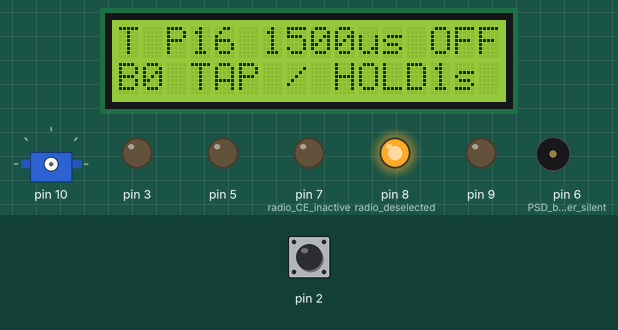
Simulated run of this sketch. Board: Arduino Uno, built with avr-gcc and run on an emulated ATmega328P. Parts: 16×2 character LCD, servo, output pins drawn as LEDs (lit = HIGH), buzzer (waves = sounding, pin HIGH). The test bench sets the inputs (shaded band); at power-on: pin 2 HIGH. Servo pulses on a pin are drawn as a servo (544–2400 µs = 0–180°); what the sketch prints to the serial monitor is not drawn.

Above: at 1.2 s.
1.3 s: pin 2 pulled LOW for 3.2 s
At 3.8 s:
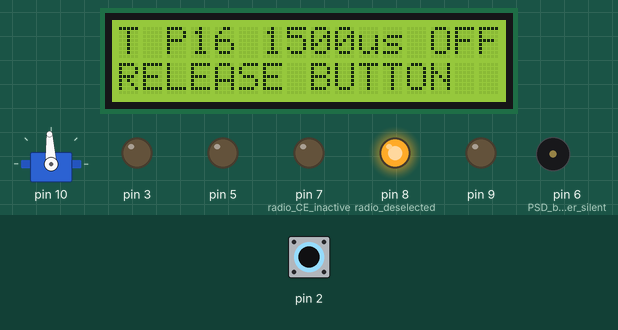
6.0 s: pin 2 pulled LOW for 0.15 s
At 6.17 s:
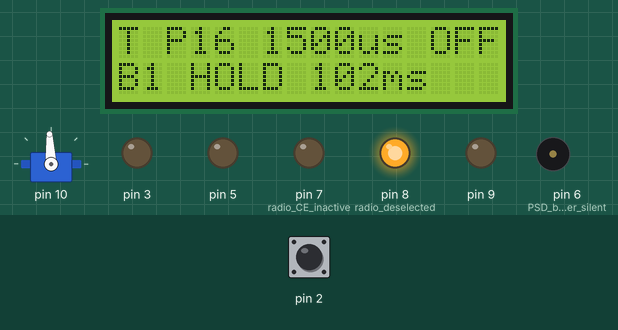
7.7 s: pin 2 pulled LOW for 1 s
At 7.76 s:
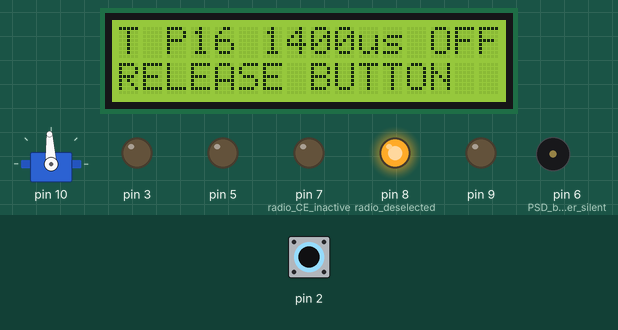
10.2 s: pin 2 pulled LOW for 0.15 s
At 11.6 s:
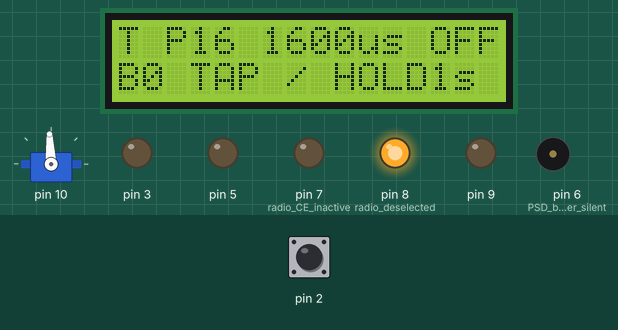
11.9 s: pin 2 pulled LOW for 3.2 s
At 13.86 s:
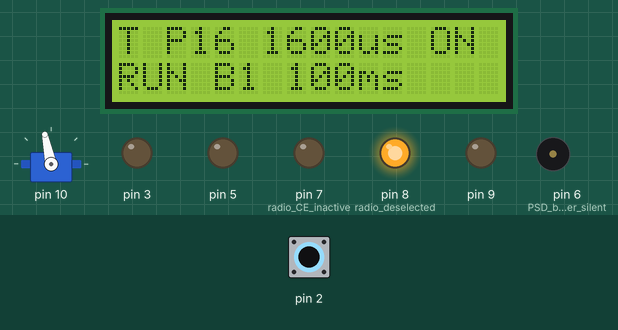
16.6 s: pin 2 pulled LOW for 0.15 s
At 17.7 s:
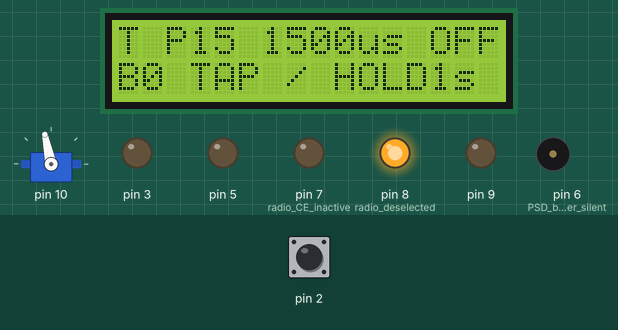
Timing chart, 0 to 19.3 s (numbered marks = the images above; inputs shaded):
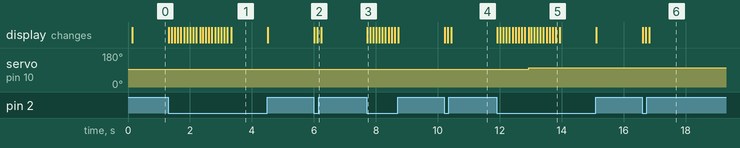

The sketch:

train_actuator_test.ino
```cpp
// TRAIN ONLY: D3 is motor PWM. Never upload this sketch to PSD.
// Control button: DIP pin 4 (Arduino D2) -> button -> GND.
// Tap to select, hold 1 second to run. Release stops. No A3/KW11 needed.
#define BENCH_TRAIN 1
#include "actuator_bench.h"
```

actuator_bench.h
```cpp
#ifndef ACTUATOR_BENCH_H
#define ACTUATOR_BENCH_H
#include <Arduino.h>
#include <Wire.h>
#include <LiquidCrystal_I2C.h>
#include <util/atomic.h>
#include <stdio.h>
#include "lcd_safe.h"

#if !defined(__AVR_ATmega328P__) || F_CPU != 16000000UL
#error "This bench sketch requires ATmega328P at 16 MHz (Arduino Uno)."
#endif
#if BENCH_TRAIN != 0 && BENCH_TRAIN != 1
#error "BENCH_TRAIN must be 0 (PSD) or 1 (TRAIN)."
#endif
#if BENCH_TRAIN != 1
#error "This one-button bench is TRAIN only. Use the separate PSD sketch."
#endif

// No radio, Hall/FSM decisions, virtual-door permission or EEPROM calibration.
// ONE button: DIP physical pin 4 = Arduino D2 / PD2, active LOW to GND.
// Short press (<400 ms) selects on release; >=1000 ms runs while held.
// D2 is NOT a separate E-stop in this standalone TRAIN test.
// Existing KW11 (Arduino D4 / DIP 6) and A3 are not used for control.
static const uint8_t MENU_COUNT = BENCH_TRAIN ? 10 : 6;
static const uint16_t SERVO_US[] = {1500, 1400, 1600};
static const uint8_t MOTOR_PWM[] = {80, 120, 160, 200};
static LiquidCrystal_I2C benchLcd(0x27, 16, 2);
static SafeLcd benchScreen(benchLcd);
static uint8_t selected = 0; // DIP 16 first, then DIP 15, then motor
static volatile uint8_t activeOutput = 0; // 0 OFF, 1 D9, 2 D10, 3 motor
static volatile uint8_t framesLeft = 0;
static volatile uint8_t stopReason = 0; // 1 button released, 4 lease
static bool ready = false, trackingPress = false, consumed = false, wasRunning = false;
static bool rawPressed = false, stablePressed = false;
static uint32_t changedAt = 0, heldAt = 0, lastScreen = 0;

// Caller must mask interrupts, or already be inside an ISR.
static void outputsOffUnsafe(uint8_t reason) {
    TCCR1A = _BV(WGM11); // disconnect both servo compare outputs
    PORTB &= ~(_BV(PB1) | _BV(PB2));
#if BENCH_TRAIN
    TCCR2A = _BV(WGM21) | _BV(WGM20); // disconnect motor OC2B
    OCR2B = 0;
    PORTD &= ~_BV(PD3);
#endif
    if (activeOutput) stopReason = reason;
    activeOutput = 0;
    framesLeft = 0;
}
static uint8_t rawStopReason() {
    return (PIND & _BV(PD2)) ? 1 : 0;
}

// 20 ms lease/input check independent of LCD/main-loop progress.
// NOT a physical power cut; cannot protect against MCU/interrupt failure.
ISR(TIMER1_OVF_vect) {
    if (!activeOutput) return;
    const uint8_t reason = rawStopReason();
    if (reason) outputsOffUnsafe(reason);
    else if (!framesLeft || --framesLeft == 0) outputsOffUnsafe(4);
}

static void stopOutputs(uint8_t reason) {
    ATOMIC_BLOCK(ATOMIC_RESTORESTATE) { outputsOffUnsafe(reason); }
}
static void beginOutput() {
    ATOMIC_BLOCK(ATOMIC_RESTORESTATE) {
        outputsOffUnsafe(0);
        // Check again after any preceding LCD/serial work.
        if (!rawStopReason()) {
            TCNT1 = 0;
            TIFR1 = _BV(TOV1);
            stopReason = 0;
            if (selected < 6) {
                const uint16_t ticks = SERVO_US[selected % 3] * 2U;
                OCR1A = ticks; OCR1B = ticks;
                activeOutput = selected < 3 ? 2 : 1;
                framesLeft = 50; // at most 1 s of commands
                TCCR1A = _BV(WGM11) | (selected < 3 ? _BV(COM1B1) : _BV(COM1A1));
            }
#if BENCH_TRAIN
            else if (selected < MENU_COUNT) {
                OCR2B = MOTOR_PWM[selected - 6];
                activeOutput = 3;
                framesLeft = 35; // at most 0.7 s, no automatic repeat
                TCCR2A = _BV(WGM21) | _BV(WGM20) | _BV(COM2B1);
            }
#endif
        }
    }
    if (activeOutput) {
        Serial.print(F("START ")); Serial.println(selected);
        wasRunning = true;
    }
}
static void showScreen(uint32_t now) {
    if (uint32_t(now - lastScreen) < 100) return;
    lastScreen = now;
    char top[17], bottom[17];
    const char board = BENCH_TRAIN ? 'T' : 'P';
    if (selected < 6)
        snprintf(top, sizeof(top), "%c P%u %uus %s", board,
                 selected < 3 ? 16U : 15U, SERVO_US[selected % 3], activeOutput ? "ON" : "OFF");
    else
        snprintf(top, sizeof(top), "%c MOTOR %u %s", board,
                 MOTOR_PWM[selected - 6], activeOutput ? "ON" : "OFF");
    if (activeOutput) snprintf(bottom, sizeof(bottom), "RUN B1 %ums", framesLeft * 20U);
    else if (rawPressed && trackingPress && !consumed)
        snprintf(bottom, sizeof(bottom), "B1 HOLD %lums", (unsigned long)(now - heldAt));
    else if (rawPressed) snprintf(bottom, sizeof(bottom), "RELEASE BUTTON");
    else snprintf(bottom, sizeof(bottom), "B0 TAP / HOLD1s");
    benchScreen.show(top, bottom);
}
void setup() {
    // Outputs first, before potentially slow LCD initialization.
    digitalWrite(9, LOW); pinMode(9, OUTPUT);
    digitalWrite(10, LOW); pinMode(10, OUTPUT);
    digitalWrite(3, BENCH_TRAIN ? LOW : HIGH); pinMode(3, OUTPUT);
    digitalWrite(6, LOW); pinMode(6, OUTPUT); // PSD buzzer silent
    digitalWrite(7, LOW); pinMode(7, OUTPUT); // radio CE inactive
    digitalWrite(8, HIGH); pinMode(8, OUTPUT); // radio deselected
    digitalWrite(5, LOW); // TRAIN comm LED off; PSD START remains input
    pinMode(5, BENCH_TRAIN ? OUTPUT : INPUT_PULLUP);
    pinMode(4, INPUT_PULLUP);
    pinMode(2, INPUT_PULLUP);
    pinMode(A3, INPUT_PULLUP);
    Serial.begin(115200);
    ATOMIC_BLOCK(ATOMIC_RESTORESTATE) {
        TCCR1A = 0; TCCR1B = 0; TIMSK1 = 0;
        TCNT1 = 0; ICR1 = 39999; OCR1A = 3000; OCR1B = 3000;
        TCCR1A = _BV(WGM11);
        TCCR1B = _BV(WGM13) | _BV(WGM12) | _BV(CS11); // /8, mode 14, 50 Hz
        TIFR1 = _BV(TOV1); TIMSK1 = _BV(TOIE1);
#if BENCH_TRAIN
        TCCR2A = _BV(WGM21) | _BV(WGM20);
        TCCR2B = _BV(CS22); OCR2B = 0; TIMSK2 = 0; // /64, 976.56 Hz
#endif
    }
    benchScreen.begin();
    rawPressed = stablePressed = digitalRead(2) == LOW;
    changedAt = millis(); // require a fresh stable release, including after boot
    Serial.println(F("BENCH TRAIN ONE BUTTON P4"));
}
void loop() {
    const uint32_t now = millis();
    const bool pressed = digitalRead(2) == LOW;
    if (!pressed) {
        // Do not debounce stopping. A brief opening during a run also consumes
        // that gesture so contact bounce cannot restart it.
        if (activeOutput) consumed = true;
        stopOutputs(1);
    }
    if (wasRunning && !activeOutput) {
        Serial.print(F("STOP ")); Serial.println(stopReason);
        wasRunning = false;
    }
    if (pressed != rawPressed) { rawPressed = pressed; changedAt = now; }
    if (rawPressed != stablePressed && uint32_t(now - changedAt) >= 40) {
        stablePressed = rawPressed;
        if (stablePressed) {
            trackingPress = ready;
            ready = false; consumed = false;
            heldAt = changedAt;
        } else {
            const uint32_t duration = changedAt - heldAt;
            if (trackingPress && !consumed && duration < 400) {
                selected = (selected + 1) % MENU_COUNT;
                Serial.print(F("SELECT ")); Serial.println(selected);
            }
            trackingPress = false; consumed = false;
        }
    }
    if (!rawPressed && !stablePressed && uint32_t(now - changedAt) >= 80) ready = true;
    if (rawPressed && stablePressed && trackingPress && !consumed &&
        uint32_t(now - heldAt) >= 1000) {
        consumed = true; // even if the final raw recheck rejects starting
        beginOutput();
    }
    showScreen(now);
}
#endif
```

lcd_safe.h
```cpp
#ifndef TRAIN_PSD_LCD_SAFE_H
#define TRAIN_PSD_LCD_SAFE_H
#include <Arduino.h>
#include <Wire.h>
#include <LiquidCrystal_I2C.h>
#include <string.h>

class SafeLcd {
public:
    explicit SafeLcd(LiquidCrystal_I2C &lcd) : lcd_(lcd) {}
    void begin() {
        Wire.begin();
        Wire.setWireTimeout(3000, true);
        Wire.beginTransmission(0x27);
        available_ = Wire.endTransmission() == 0;
        if (available_) { lcd_.init(); lcd_.backlight(); }
        if (Wire.getWireTimeoutFlag()) available_ = false;
        Wire.clearWireTimeoutFlag();
    }
    void show(const char *top, const char *bottom) {
        if (!available_) return;
        row(0, top);
        if (available_) row(1, bottom);
    }
private:
    LiquidCrystal_I2C &lcd_;
    bool available_ = false;
    char previous_[2][17] = {{0}, {0}};
    void row(uint8_t r, const char *text) {
        if (!strcmp(previous_[r], text)) return;
        const char *p = text;
        lcd_.setCursor(0, r);
        for (uint8_t i = 0; i < 16; ++i) {
            lcd_.write(*p ? *p++ : ' ');
            if (Wire.getWireTimeoutFlag()) {
                available_ = false;
                Wire.clearWireTimeoutFlag();
                return;
            }
        }
        strncpy(previous_[r], text, 16);
        previous_[r][16] = 0;
    }
};
#endif
```

Measured:
- after the input at 1.3 s, the display: changes at once (image 1)
- after the input at 6.0 s, the display: first changes at once (image 2 shows a later state)
- after the input at 7.7 s, the display: changes at once (image 3)
- after the input at 10.2 s, the display: first changes at once (image 4 shows a later state)
- after the input at 11.9 s, servo on pin 10: 93° → 102° after 1.0 s; the display: first changes at once (image 5 shows a later state)
- after the input at 16.6 s, the display: first changes at once (image 6 shows a later state)
